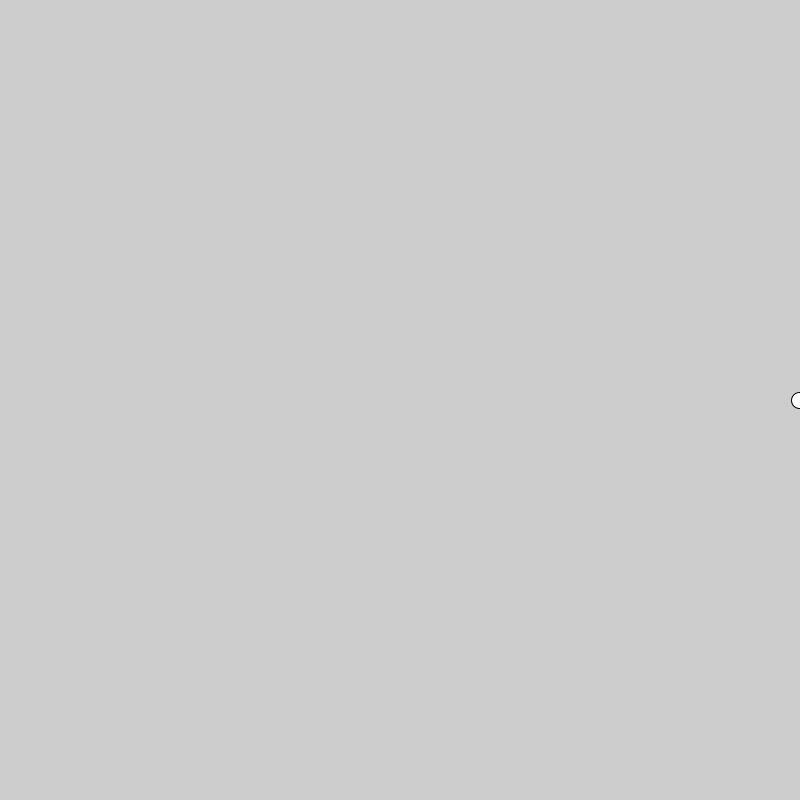
Frame 1 (no input)
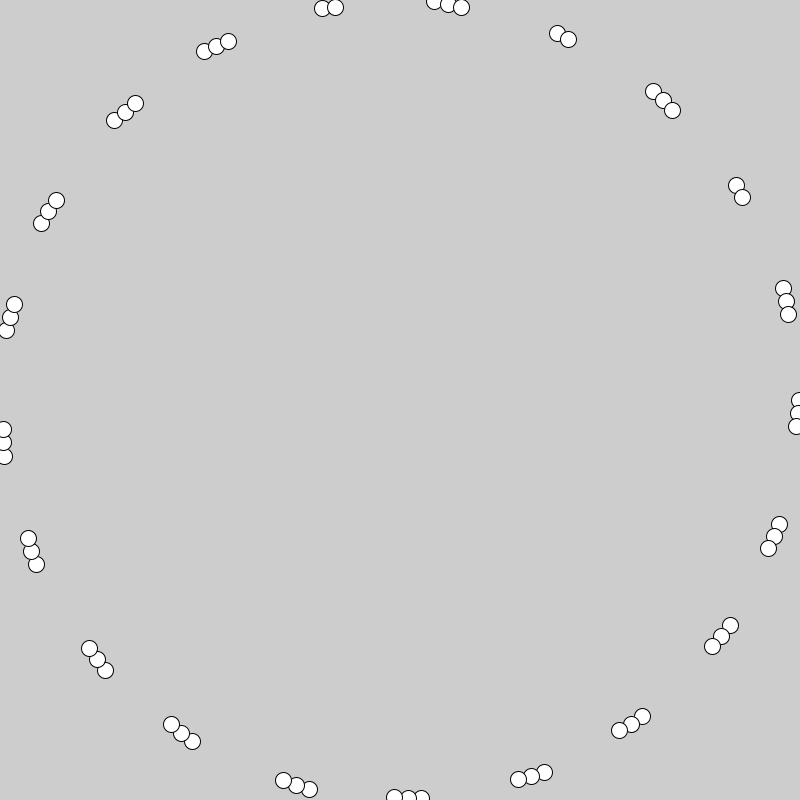
Frame 60 (the mouse pressed at the canvas centre just before this capture)
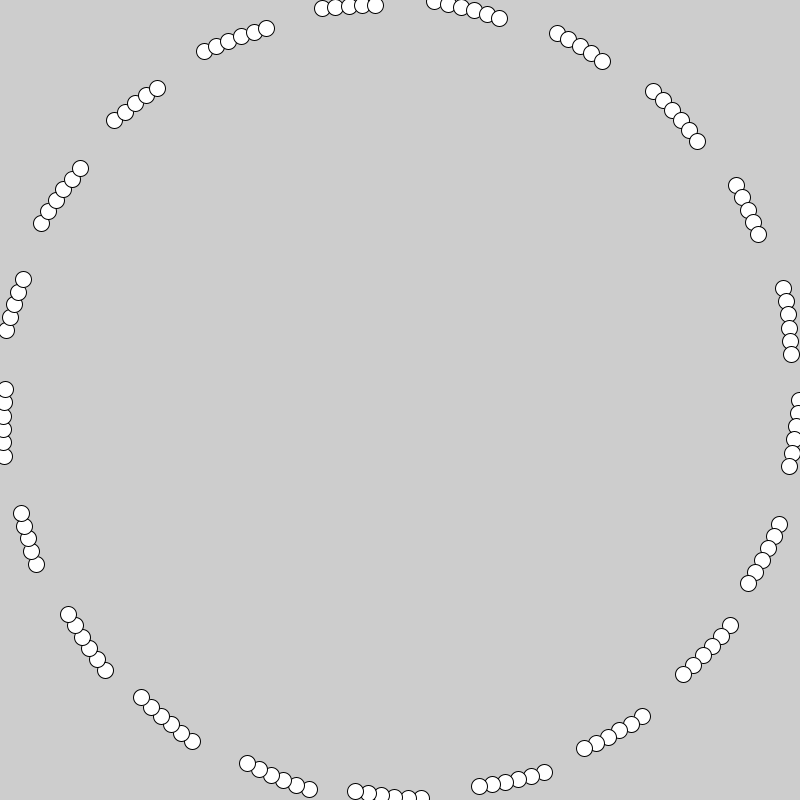
Frame 120 (the mouse held since frame 60 and released just before this capture)

The Processing sketch that drew these frames (run headless with seeded random() and noise(); from frame 60 on, the mouse is pressed at the canvas centre):

// Processing sketch: processing_185908
// ── processing_185908.pde

float r = 400;
float theta = 0;

void setup()
{
  size(800, 800);
  background(205);
  smooth();
  //offset 0,0 to be in the center of the screen
 

}

void draw()
{
    r= r-0.05;
        translate(width/2, height/2);
    float x = r* cos(theta);
    float y = r * sin (theta);
    stroke(0);
    //fill(0);
    ellipse(x, y,16,16);
    theta += 0.1 +0.5;
}

void mouseDragged()
{
// code that happens when the mouse moves
// with the button down
}

void mousePressed()
{
// code that happens when the mouse button
// is pressed
}

void mouseReleased()
{
// code that happens when the mouse button
// is released
}
